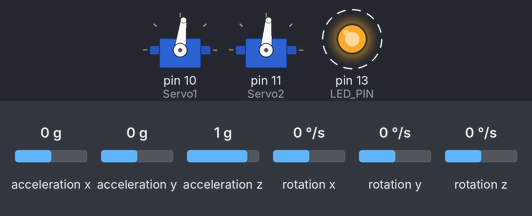
A sketch run on a simulated Arduino Uno, built with avr-gcc and run on an emulated ATmega328P. On the bench: 2 × servo, output pins drawn as LEDs (lit = HIGH). Dashed ring = blinking. The test bench sets the inputs (shaded band); at power-on: acceleration x 0 g, rotation z 0 °/s, acceleration y 0 g, acceleration z 1 g, rotation x 0 °/s, rotation y 0 °/s. What the sketch prints to the serial monitor is not drawn.

Above: at 4.0 s.
4.1 s: acceleration x set to 0.8 g
At 5.01 s:
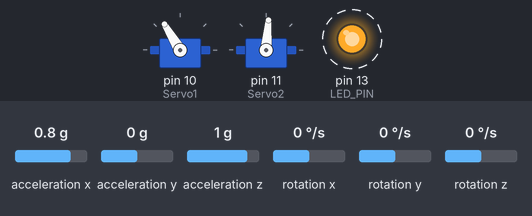
7.1 s: rotation z set to -192 °/s
At 8.26 s:
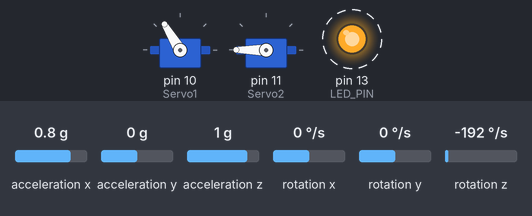
10.1 s: acceleration y set to -1.4 g
At 10.43 s:
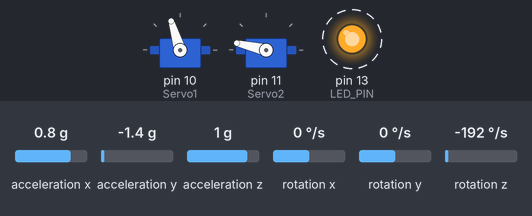
13.1 s: acceleration z set to -1.4 g
At 13.56 s:
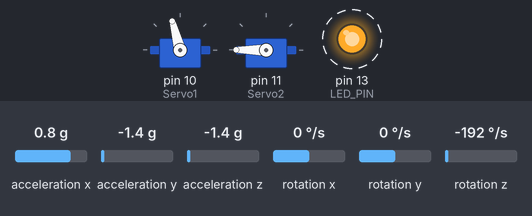
16.1 s: acceleration x set to 0 g
At 17.97 s:
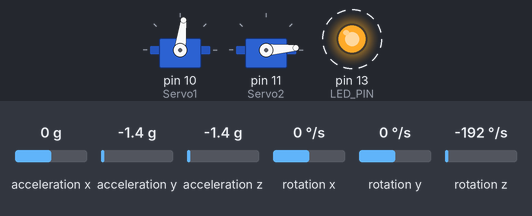
19.1 s: acceleration x set to -0.8 g
At 21.75 s:
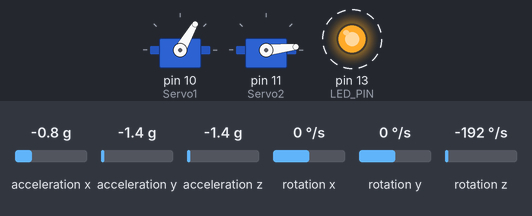
Timing chart, 0 to 35.3 s (numbered marks = the images above; inputs shaded):
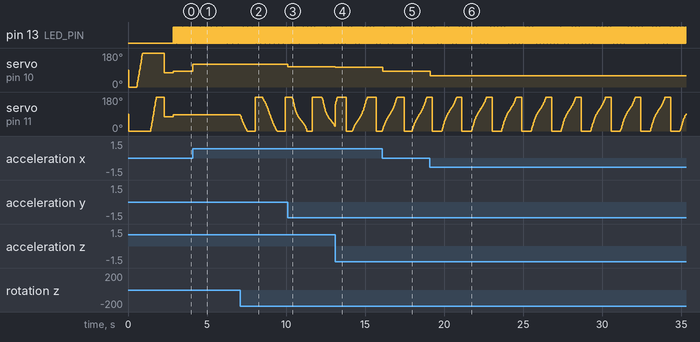

Measured:
- after the input at 4.1 s, servo on pin 10 (Servo1): 83° → 121° at once
- after the input at 7.1 s, servo on pin 11 (Servo2): ramps from 180° to 0° and jumps back, once every 1.9 s
- after the input at 10.1 s, servo on pin 10 (Servo1): 121° → 107° at once
- after the input at 13.1 s, servo on pin 10 (Servo1): 107° → 105° at once
- after the input at 16.1 s, servo on pin 10 (Servo1): 105° → 83° at once
- after the input at 19.1 s, servo on pin 10 (Servo1): 83° → 60° at once
- by itself, pin 13 (LED_PIN): alternates HIGH for 0.01 s and LOW for 0.01 s

The sketch:

Polihack_lingura.ino
```cpp
// (licence header left out)
//Permission is hereby granted, free of charge, to any person obtaining a copy
//of this software and associated documentation files (the "Software"), to deal
//in the Software without restriction, including without limitation the rights
//to use, copy, modify, merge, publish, distribute, sublicense, and/or sell
//copies of the Software, and to permit persons to whom the Software is
//furnished to do so, subject to the following conditions:

//The above copyright notice and this permission notice shall be included in all
//copies or substantial portions of the Software.

//THE SOFTWARE IS PROVIDED "AS IS", WITHOUT WARRANTY OF ANY KIND, EXPRESS OR
//IMPLIED, INCLUDING BUT NOT LIMITED TO THE WARRANTIES OF MERCHANTABILITY,
//FITNESS FOR A PARTICULAR PURPOSE AND NONINFRINGEMENT. IN NO EVENT SHALL THE
//AUTHORS OR COPYRIGHT HOLDERS BE LIABLE FOR ANY CLAIM, DAMAGES OR OTHER
//LIABILITY, WHETHER IN AN ACTION OF CONTRACT, TORT OR OTHERWISE, ARISING FROM,
//OUT OF OR IN CONNECTION WITH THE SOFTWARE OR THE USE OR OTHER DEALINGS IN THE
//SOFTWARE.
//

// Servo Connection
// BROWN - gnd
// red - 5v
// yellow - d10 (pwm on Sero 1)
//        - d11 (servo 2)

// MPU Connection
//
// VCC - 5v
// GND - GND
// SCL - A5 (w/ 10k PuR)
// SDA - A4 (w/ 10k PuR)
// INT - D2 (not used)

#include <Servo.h>
#include "I2Cdev.h"
#include "MPU6050_6Axis_MotionApps20.h"
//#include "MPU6050.h" // not necessary if using MotionApps include file
#if I2CDEV_IMPLEMENTATION == I2CDEV_ARDUINO_WIRE
#include "Wire.h"
#endif

#define LED_PIN 13
bool blinkState = true;

Servo Servo1;  // First Servo off the chassis
Servo Servo2;  // Second Servo off the chassis

int Servo1Pos = 0;
int Servo2Pos = 0;

float mpuPitch = 0;
float mpuRoll = 0;
float mpuYaw = 0;


// define MPU instance
MPU6050 mpu;  // class default I2C address is 0x68; specific I2C addresses may be passed as a parameter here

// MPU control/status vars
uint8_t mpuIntStatus;    // holds actual interrupt status byte from MPU
uint8_t devStatus;       // return status after each device operation (0 = success, !0 = error)
uint16_t packetSize;     // expected DMP packet size (default is 42 bytes)
uint16_t fifoCount;      // count of all bytes currently in FIFO
uint8_t fifoBuffer[64];  // FIFO storage buffer

// orientation/motion vars
Quaternion q;         // [w, x, y, z]         quaternion container
VectorInt16 aa;       // [x, y, z]            accel sensor measurements
VectorInt16 aaReal;   // [x, y, z]            gravity-free accel sensor measurements
VectorInt16 aaWorld;  // [x, y, z]            world-frame accel sensor measurements
VectorFloat gravity;  // [x, y, z]            gravity vector
float ypr[3];         // [yaw, pitch, roll]   yaw/pitch/roll container and gravity vector

// relative ypr[x] usage based on sensor orientation when mounted, e.g. ypr[PITCH]
#define PITCH 1  // defines the position within ypr[x] variable for PITCH; may vary due to sensor orientation when mounted
#define ROLL 2   // defines the position within ypr[x] variable for ROLL; may vary due to sensor orientation when mounted
#define YAW 0    // defines the position within ypr[x] variable for YAW; may vary due to sensor orientation when mounted

// ================================================================
// ===                      INITIAL SETUP                       ===
// ================================================================

void setup() {

  Servo1.attach(10);  // attaches the servo on D11 to the servo object
  Servo2.attach(11);  // Second servo on D11
  delay(50);
  Servo1.write(0);	// These are command checks to see if the servos work and
  Servo2.write(0);	// to help w/ the initial installation.
  // delay(500);		// Make sure these movements are clear from the rest of the chassis.
  // Servo1.write(180);
  // Servo2.write(120);
  // delay(500);
  // Servo1.write(0);
  // Servo2.write(90);
  // delay(500);
  delay(500);

  for (int i = 0; i <= 180; i += 5) {
    Servo1.write(i);
    delay(10);
  }
  delay(500);
  for (int i = 0; i <= 180; i += 5) {
    Servo2.write(i);
    delay(10);
  }
  delay(500);
    Servo1.write(75);
    Servo2.write(75);

  delay(50);

  // while (1) {
  //   // scan from 0 to 180 degrees
  //   for (int angle = 0; angle < 180; angle+=1) {
  //     Servo2.write(angle);
  //     delay(10);
  //   }
  //   // now scan back from 180 to 0 degrees
  //   for (int angle = 180; angle > 0; angle-=1) {
  //     Servo2.write(angle);
  //     delay(10);
  //   }
  // }

  // join I2C bus (I2Cdev library doesn't do this automatically)
#if I2CDEV_IMPLEMENTATION == I2CDEV_ARDUINO_WIRE
  Wire.begin();
  TWBR = 24;  // 400kHz I2C clock (200kHz if CPU is 8MHz)
#elif I2CDEV_IMPLEMENTATION == I2CDEV_BUILTIN_FASTWIRE
  Fastwire::setup(400, true);
#endif

  Serial.begin(115200);
  while (!Serial)
    ;  // wait for Leonardo enumeration, others continue immediately

  // initialize device
  Serial.println(F("Initializing I2C devices..."));
  mpu.initialize();

  // verify connection
  Serial.println(F("Testing device connections..."));
  Serial.println(mpu.testConnection() ? F("MPU6050 connection successful") : F("MPU6050 connection failed"));

  // load and configure the DMP
  Serial.println(F("Initializing DMP"));
  devStatus = mpu.dmpInitialize();


  // INPUT CALIBRATED OFFSETS HERE; SPECIFIC FOR EACH UNIT AND EACH MOUNTING CONFIGURATION!!!!

  mpu.setXGyroOffset(82);
  mpu.setYGyroOffset(-45);
  mpu.setZGyroOffset(-34);
  mpu.setXAccelOffset(3540);
  mpu.setYAccelOffset(1699);
  mpu.setZAccelOffset(4384);

  // make sure it worked (returns 0 if so)
  if (devStatus == 0) {
    // turn on the DMP, now that it's ready
    Serial.println(F("Enabling DMP"));
    mpu.setDMPEnabled(true);

    // enable Arduino interrupt detection
    Serial.println(F("Enabling interrupt detection (Arduino external interrupt 0)"));
    mpuIntStatus = mpu.getIntStatus();

    // get expected DMP packet size for later comparison
    packetSize = mpu.dmpGetFIFOPacketSize();
  } else {
    // ERROR!
    // 1 = initial memory load failed, 2 = DMP configuration updates failed (if it's going to break, usually the code will be 1)
    Serial.print(F("DMP Initialization failed code = "));
    Serial.println(devStatus);
  }

  // configure LED for output
  pinMode(LED_PIN, OUTPUT);

}  // setup()


// ================================================================
// ===                    MAIN PROGRAM LOOP                     ===
// ================================================================

void loop(void) {
  processAccelGyro();
}  // loop()


// ================================================================
// ===                    PROCESS ACCEL/GYRO IF AVAILABLE       ===
// ================================================================

void processAccelGyro() {

  // Get INT_STATUS byte
  mpuIntStatus = mpu.getIntStatus();

  // get current FIFO count
  fifoCount = mpu.getFIFOCount();

  // check for overflow (this should never happen unless our code is too inefficient)
  if ((mpuIntStatus & 0x10) || fifoCount == 1024) {
    // reset so we can continue cleanly
    mpu.resetFIFO();
    Serial.println(F("FIFO overflow!"));
    return;
  }

  if (mpuIntStatus & 0x02)  // otherwise continue processing
  {
    // check for correct available data length
    if (fifoCount < packetSize)
      return;  //  fifoCount = mpu.getFIFOCount();

    // read a packet from FIFO
    mpu.getFIFOBytes(fifoBuffer, packetSize);

    // track FIFO count here in case there is > 1 packet available
    fifoCount -= packetSize;

    // flush buffer to prevent overflow
    mpu.resetFIFO();

    // display Euler angles in degrees
    mpu.dmpGetQuaternion(&q, fifoBuffer);
    mpu.dmpGetGravity(&gravity, &q);
    mpu.dmpGetYawPitchRoll(ypr, &q, &gravity);
    mpuPitch = ypr[PITCH] * 180 / M_PI;
    mpuRoll = ypr[ROLL] * 180 / M_PI;
    mpuYaw = ypr[YAW] * 180 / M_PI;
    Serial.print("Yaw ");
    Serial.print(mpuYaw);
    Serial.print(" Pitch ");
    Serial.print(mpuPitch);
    Serial.print(" Roll ");
    Serial.println(mpuRoll);
    // flush buffer to prevent overflow
    mpu.resetFIFO();

    // blink LED to indicate activity
    blinkState = !blinkState;
    digitalWrite(LED_PIN, blinkState);

    // flush buffer to prevent overflow
    mpu.resetFIFO();

    Servo1.write(mpuPitch + 83); // 75 = -105 + 190
    Servo2.write(-mpuYaw + 85); // 75 = 100 + 125

    // delay(10);

    // flush buffer to prevent overflow
    mpu.resetFIFO();

  }  // if (mpuIntStatus & 0x02)
}  // processAccelGyro()
```
